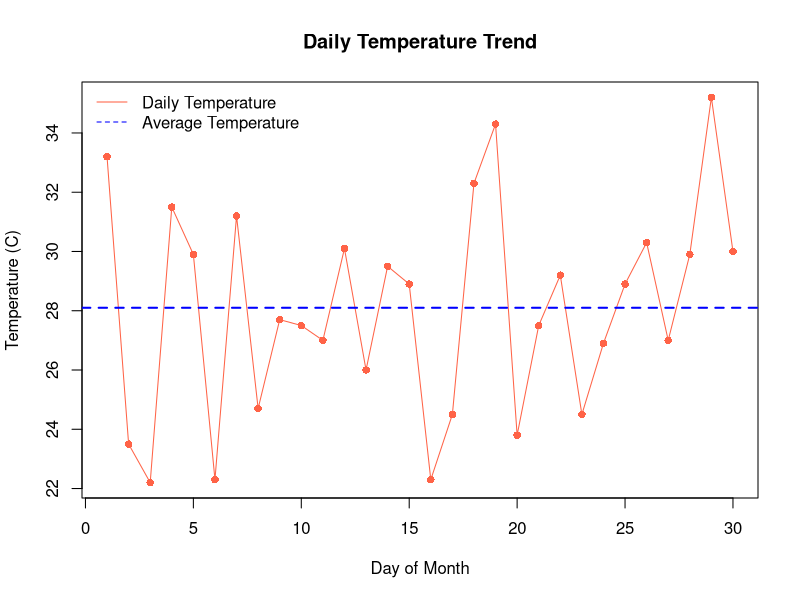
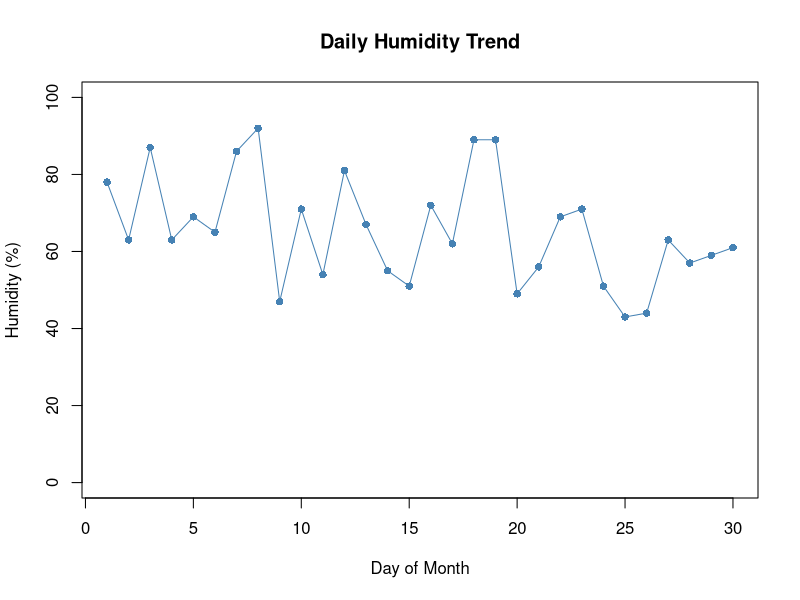
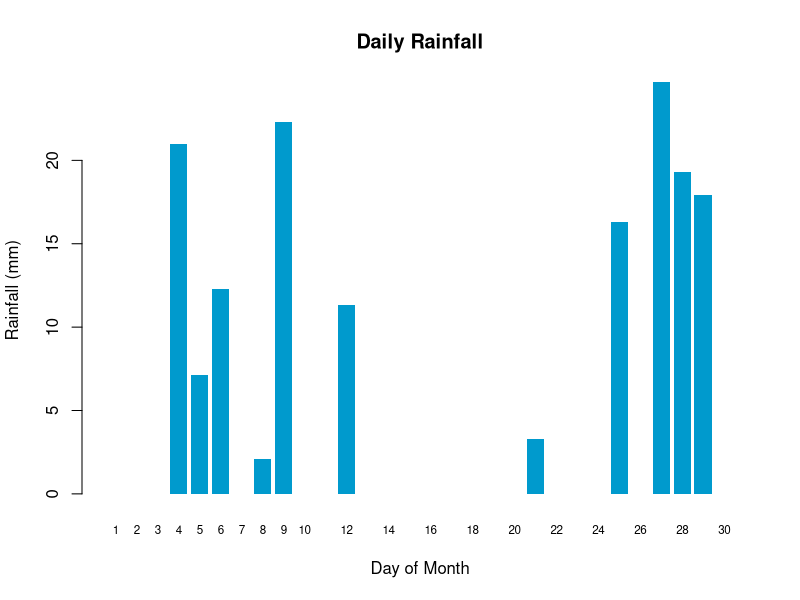
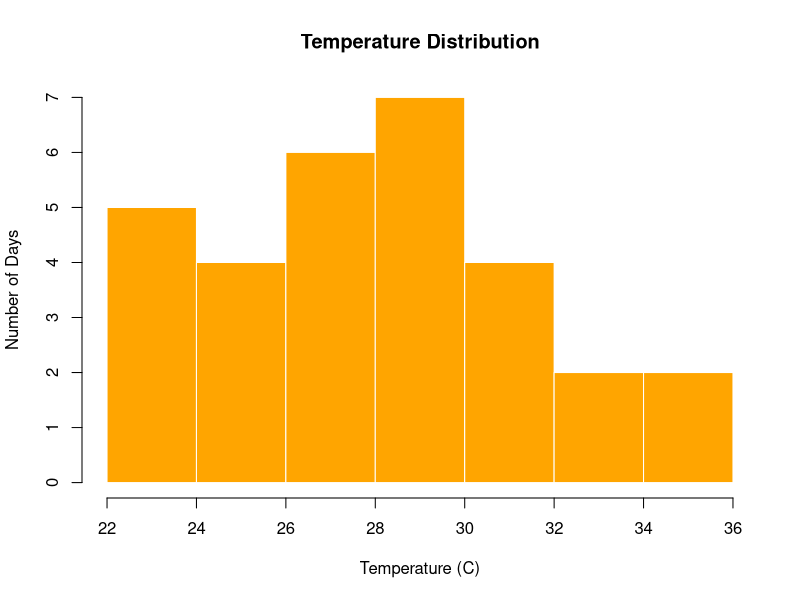

Recreate these plots in R, in order.

# ============================================================
# WEATHER PATTERN ANALYZER & CLIMATE DASHBOARD
# R ANALYSIS + AUTOMATIC WEBPAGE
# ============================================================

# 1. PROJECT FOLDER

project_folder <- getwd()

output_folder <- file.path(
  project_folder,
  "Weather_Analysis_Results"
)

if (!dir.exists(output_folder)) {
  dir.create(output_folder, recursive = TRUE)
}

# 2. GENERATE SAMPLE WEATHER DATA

set.seed(789)

days <- 1:30

weather_data <- data.frame(
  Day = days,
  Date = seq(
    as.Date("2026-09-01"),
    by = "day",
    length.out = 30
  ),
  Temperature_C = round(
    runif(30, 22, 38), 1
  ),
  Humidity_Percent = sample(
    40:95, 30, replace = TRUE
  ),
  Rainfall_mm = round(
    ifelse(
      runif(30) < 0.35,
      runif(30, 0.5, 25),
      0
    ), 1
  )
)

weather_data$Temperature_Status <- ifelse(
  weather_data$Temperature_C >= 35,
  "Hot",
  ifelse(
    weather_data$Temperature_C >= 28,
    "Warm",
    "Mild"
  )
)

weather_data$Rain_Status <- ifelse(
  weather_data$Rainfall_mm > 0,
  "Rainy",
  "No Rain"
)

# 3. CALCULATE WEATHER STATISTICS

average_temp <- round(
  mean(weather_data$Temperature_C), 1
)

maximum_temp <- max(
  weather_data$Temperature_C
)

minimum_temp <- min(
  weather_data$Temperature_C
)

average_humidity <- round(
  mean(weather_data$Humidity_Percent), 1
)

total_rainfall <- round(
  sum(weather_data$Rainfall_mm), 1
)

rainy_days <- sum(
  weather_data$Rainfall_mm > 0
)

hottest_day <- weather_data[
  which.max(weather_data$Temperature_C), ]

rainiest_day <- weather_data[
  which.max(weather_data$Rainfall_mm), ]

# 4. SAVE WEATHER DATA

write.csv(
  weather_data,
  file.path(output_folder, "Weather_Dataset.csv"),
  row.names = FALSE
)

# 5. SAVE SUMMARY DATA

weather_summary <- data.frame(
  Metric = c(
    "Average Temperature (C)",
    "Maximum Temperature (C)",
    "Minimum Temperature (C)",
    "Average Humidity (%)",
    "Total Rainfall (mm)",
    "Rainy Days"
  ),
  Value = c(
    average_temp,
    maximum_temp,
    minimum_temp,
    average_humidity,
    total_rainfall,
    rainy_days
  )
)

write.csv(
  weather_summary,
  file.path(output_folder, "Weather_Summary.csv"),
  row.names = FALSE
)

# 6. GRAPH 1: TEMPERATURE TREND

png(
  file.path(output_folder, "01_Temperature_Trend.png"),
  width = 1000,
  height = 650
)

plot(
  weather_data$Day,
  weather_data$Temperature_C,
  type = "o",
  pch = 16,
  col = "tomato",
  main = "Daily Temperature Trend",
  xlab = "Day of Month",
  ylab = "Temperature (C)"
)

abline(
  h = average_temp,
  col = "blue",
  lty = 2,
  lwd = 2
)

legend(
  "topleft",
  legend = c("Daily Temperature", "Average Temperature"),
  col = c("tomato", "blue"),
  lty = c(1, 2),
  bty = "n"
)

dev.off()

# 7. GRAPH 2: HUMIDITY TREND

png(
  file.path(output_folder, "02_Humidity_Trend.png"),
  width = 1000,
  height = 650
)

plot(
  weather_data$Day,
  weather_data$Humidity_Percent,
  type = "o",
  pch = 16,
  col = "steelblue",
  main = "Daily Humidity Trend",
  xlab = "Day of Month",
  ylab = "Humidity (%)",
  ylim = c(0, 100)
)

dev.off()

# 8. GRAPH 3: DAILY RAINFALL

png(
  file.path(output_folder, "03_Rainfall_Trend.png"),
  width = 1000,
  height = 650
)

barplot(
  weather_data$Rainfall_mm,
  names.arg = weather_data$Day,
  col = "deepskyblue3",
  border = NA,
  main = "Daily Rainfall",
  xlab = "Day of Month",
  ylab = "Rainfall (mm)",
  cex.names = 0.7
)

dev.off()

# 9. GRAPH 4: TEMPERATURE DISTRIBUTION

png(
  file.path(output_folder, "04_Temperature_Distribution.png"),
  width = 900,
  height = 650
)

hist(
  weather_data$Temperature_C,
  breaks = 8,
  col = "orange",
  border = "white",
  main = "Temperature Distribution",
  xlab = "Temperature (C)",
  ylab = "Number of Days"
)

dev.off()

# 10. CREATE HTML CHART CARDS

chart_files <- c(
  "01_Temperature_Trend.png",
  "02_Humidity_Trend.png",
  "03_Rainfall_Trend.png",
  "04_Temperature_Distribution.png"
)

chart_titles <- c(
  "Temperature Trend",
  "Humidity Trend",
  "Daily Rainfall",
  "Temperature Distribution"
)

chart_descriptions <- c(
  "Daily temperatures and the monthly average.",
  "Daily changes in relative humidity.",
  "Rainfall recorded in the sample dataset.",
  "Distribution of temperatures across the month."
)

chart_html <- paste(
  vapply(seq_along(chart_files), function(i) {
    paste0(
      '<article class="chart"><h3>',
      chart_titles[i],
      '</h3><p>',
      chart_descriptions[i],
      '</p><img src="Weather_Analysis_Results/',
      chart_files[i],
      '" alt="',
      chart_titles[i],
      '"></article>'
    )
  }, character(1)),
  collapse = "\n"
)

# 11. CREATE WEATHER DATA TABLE

table_rows <- paste(
  vapply(seq_len(nrow(weather_data)), function(i) {
    paste0(
      "<tr><td>", weather_data$Date[i],
      "</td><td>", weather_data$Temperature_C[i],
      "</td><td>", weather_data$Humidity_Percent[i],
      "%</td><td>", weather_data$Rainfall_mm[i],
      " mm</td><td>", weather_data$Temperature_Status[i],
      "</td></tr>"
    )
  }, character(1)),
  collapse = "\n"
)

# 12. BUILD THE WEBPAGE

dashboard_file <- file.path(
  project_folder,
  "index.html"
)

html <- paste0(
  '<!DOCTYPE html>
<html lang="en">
<head>
<meta charset="UTF-8">
<meta name="viewport" content="width=device-width, initial-scale=1">
<title>Weather Pattern Analyzer</title>
<style>
*{box-sizing:border-box}
body{margin:0;background:#eef5fb;color:#183047;font-family:Arial,sans-serif;line-height:1.6}
header{padding:45px 7%;color:white;background:linear-gradient(120deg,#12365a,#087e8b)}
header p{color:#d6f5fa}
h1{font-size:clamp(2rem,5vw,3.4rem);margin:8px 0}
main{max-width:1150px;margin:auto;padding:28px 20px}
.stats{display:grid;grid-template-columns:repeat(3,minmax(0,1fr));gap:15px}
.card,.chart,.tablebox{background:white;padding:20px;border-radius:14px;box-shadow:0 4px 16px #18304712;margin-bottom:16px}
.card p,.chart p{color:#62778b}
.card strong{font-size:1.8rem;color:#087e8b}
.charts{display:grid;grid-template-columns:repeat(2,minmax(0,1fr));gap:16px}
.chart img{display:block;width:100%;height:auto}
.tablebox{overflow-x:auto}
table{width:100%;border-collapse:collapse;min-width:600px}
th,td{text-align:left;padding:12px;border-bottom:1px solid #e1eaf1}
th{background:#e5f5f7;color:#075e68}
.note{padding:15px;background:#dff4f5;border-radius:10px;color:#18525a}
footer{padding:24px 0;color:#62778b}
@media(max-width:700px){.stats,.charts{grid-template-columns:1fr}header{padding:32px 20px}}
</style>
</head>
<body>
<header>
<p>WEATHER DATA ANALYTICS</p>
<h1>Weather Pattern Analyzer</h1>
<p>Explore temperature, humidity and rainfall patterns through R data analysis.</p>
</header>
<main>
<p class="note">Demonstration only: all weather readings are simulated. They are not real observations or a weather forecast.</p>
<h2>Weather Overview</h2>
<section class="stats">
<article class="card"><p>Average Temperature</p><strong>',
  average_temp,
  ' &deg;C</strong></article>
<article class="card"><p>Highest Temperature</p><strong>',
  maximum_temp,
  ' &deg;C</strong></article>
<article class="card"><p>Lowest Temperature</p><strong>',
  minimum_temp,
  ' &deg;C</strong></article>
<article class="card"><p>Average Humidity</p><strong>',
  average_humidity,
  '%</strong></article>
<article class="card"><p>Total Rainfall</p><strong>',
  total_rainfall,
  ' mm</strong></article>
<article class="card"><p>Rainy Days</p><strong>',
  rainy_days,
  ' / 30</strong></article>
</section>
<h2>Weather Charts</h2>
<section class="charts">',
  chart_html,
  '</section>
<h2>Key Findings</h2>
<div class="card">
<p><strong>Hottest day:</strong> ',
  hottest_day$Date,
  ' (', hottest_day$Temperature_C, ' &deg;C)</p>
<p><strong>Rainiest day:</strong> ',
  rainiest_day$Date,
  ' (', rainiest_day$Rainfall_mm, ' mm)</p>
<p><strong>Average humidity:</strong> ',
  average_humidity,
  '%</p>
</div>
<h2>Daily Weather Records</h2>
<div class="tablebox">
<table>
<thead><tr><th>Date</th><th>Temperature</th><th>Humidity</th><th>Rainfall</th><th>Temperature Status</th></tr></thead>
<tbody>',
  table_rows,
  '</tbody></table>
</div>
<footer>Weather Pattern Analyzer | Built using R, HTML and CSS</footer>
</main>
</body>
</html>'
)

writeLines(html, dashboard_file)

# 13. SAVE A TEXT REPORT

report <- c(
  "WEATHER PATTERN ANALYZER",
  "------------------------",
  paste("Average temperature:", average_temp, "C"),
  paste("Maximum temperature:", maximum_temp, "C"),
  paste("Minimum temperature:", minimum_temp, "C"),
  paste("Average humidity:", average_humidity, "%"),
  paste("Total rainfall:", total_rainfall, "mm"),
  paste("Rainy days:", rainy_days),
  paste("Hottest day:", hottest_day$Date),
  paste("Rainiest day:", rainiest_day$Date),
  "",
  "Note: All weather readings are simulated."
)

writeLines(
  report,
  file.path(output_folder, "Weather_Analysis_Report.txt")
)

# 14. OPEN WEBPAGE AUTOMATICALLY

cat("\nPROJECT COMPLETED SUCCESSFULLY!\n")
cat("Dashboard:", dashboard_file, "\n")
cat("Results folder:", output_folder, "\n")

browseURL(normalizePath(dashboard_file))
